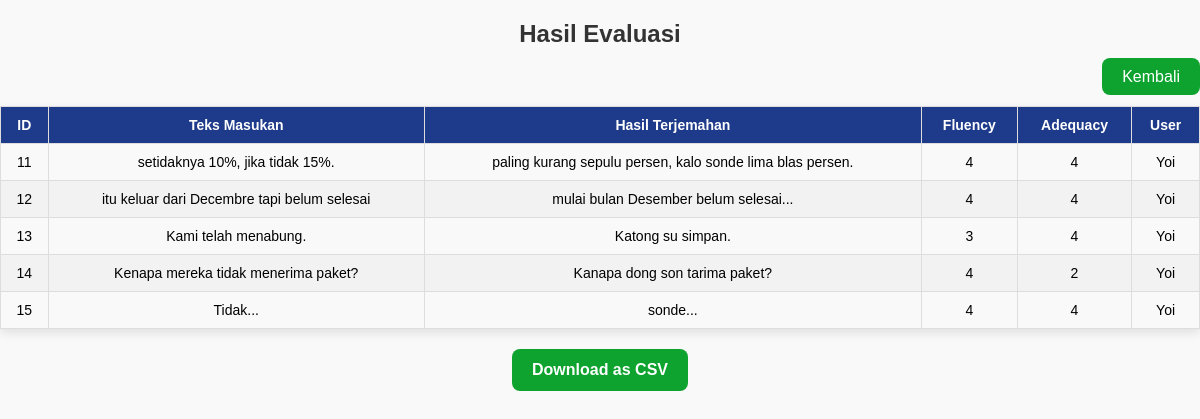
Page /show_results (signed in) on the committed database.
### models.py (models this page shows, shortened)
class TranslationAnnotation(db.Model):
    id = db.Column(db.Integer, primary_key=True)
    input_text = db.Column(db.String(500), nullable=False)
    translation_text = db.Column(db.String(500), nullable=False)
    fluency = db.Column(db.Integer, nullable=False)
    adequacy = db.Column(db.Integer, nullable=False)
    user_id = db.Column(db.Integer, db.ForeignKey('user.id'), nullable=False)  # Foreign key ke tabel User
    completed = db.Column(db.Boolean, default=False)  # Status anotasi
    user = db.relationship('User', backref='annotations')  # Relasi dengan User

class User(db.Model):
    id = db.Column(db.Integer, primary_key=True, autoincrement=True)
    login = db.Column(db.String(100), nullable=False)
    password = db.Column(db.String(30), nullable=False)
    lastjob = db.Column(db.String(100), nullable=False)
    alamat = db.Column(db.String(100), nullable=False)
    nama = db.Column(db.String(100), nullable=False)
    password_hash = db.Column(db.String(200), nullable=False)
    role = db.Column(db.String(20), default='user')  # Tambahkan kolom role

### app.py (the view)
@app.route('/show_results')
def show_results():
    user_id = session.get('user_id')
    if not user_id:
        return redirect(url_for('login'))
    annotations = TranslationAnnotation.query.filter_by(user_id=user_id).all()
    return render_template('results.html', annotations=annotations)

### app.py (called while the page is built)
@app.context_processor
def utility_processor():
    def find_next_unannotated_index(user_id):
        if not user_id:
            return None  # Kembalikan None jika user_id tidak ada
        for i in range(len(data['inputs'])):
            annotated = TranslationAnnotation.query.filter_by(
                input_text=data['inputs'][i],
                translation_text=data['predictions'][i],
                user_id=user_id,
                completed=True
            ).first()
            if not annotated:
                return i  # Kembalikan indeks data yang belum dianotasi
        return None  # Kembalikan None jika semua data sudah dianotasi
    return dict(find_next_unannotated_index=find_next_unannotated_index)

def is_admin():
    if 'user_id' in session:
        user = User.query.get(session['user_id'])
        return user and user.role == 'admin'
    return False

@app.context_processor
def inject_functions():
    return dict(is_admin=is_admin)

### templates/results.html (shortened to what this page needs)
<!DOCTYPE html>
<html lang="en">
<head>
    <link rel="stylesheet" href="/static/css/style.css">
</head>
<body>
    <h1>Hasil Evaluasi</h1>
    <div class="back-to-index">
        <a href="{{ url_for('index') }}" class="back-button">Kembali</a>
    </div>
    <table>
        <thead>
            <tr>
                <th>ID</th>
                <th>Teks Masukan</th>
                <th>Hasil Terjemahan</th>
                <th>Fluency</th>
                <th>Adequacy</th>
                <th>User</th>
            </tr>
        </thead>
        <tbody>
            {% for annotation in annotations %}
            <tr>
                <td>{{ annotation.id }}</td>
                <td>{{ annotation.input_text }}</td>
                <td>{{ annotation.translation_text }}</td>
                <td>{{ annotation.fluency }}</td>
                <td>{{ annotation.adequacy }}</td>
                <td>{{ annotation.user.nama }}</td>
            </tr>
            {% endfor %}
        </tbody>
    </table>
    <div style="text-align: center; margin-top: 20px;">
        <a href="{{ url_for('download_csv') }}" class="btn-download">Download as CSV</a>
    </div>
</body>
</html>

### static/css/style.css (style rules this page uses)
body { font-family: Arial, sans-serif; margin: 0; padding: 0; background-color: #f9f9f9; }
a { text-decoration: none; color: inherit; transition: 0.2s; }
h1 { text-align: center; color: #333; margin-top: 20px; }
h1 { text-align: center; margin-top: 20px; }
table { width: 90%; margin: 20px auto; border-collapse: collapse; }
table, th, td { border: 1px solid #ddd; }
th, td { padding: 10px; text-align: center; }
th { background-color: #1E3A8A; color: white; }
.btn-download { display: inline-block; padding: 10px 20px; background-color: #22C55E; color: white; text-decoration: none; border-radius: 5px; font-size: 16px; font-weight: bold; transition: background-color 0.3s ease, transform 0.2s ease; }
.back-to-index { margin-top: 20px; text-align: right; }
.back-button { padding: 10px 20px; background-color: #4CAF50; color: white; text-decoration: none; border-radius: 5px; font-size: 16px; }
h1 { text-align: center; margin: 20px 0; font-size: 24px; color: #333; }
.back-to-index { margin: 10px 0 20px; text-align: right; }
.back-button { text-decoration: none; padding: 10px 20px; color: #ffffff; background-color: #0ea32e; border-radius: 8px; transition: background 0.3s ease, transform 0.2s ease; }
table { width: 100%; border-collapse: collapse; box-shadow: 0px 4px 10px rgba(0, 0, 0, 0.1); }
th, td { padding: 10px; text-align: center; font-size: 14px; }
tbody tr:nth-child(even) { background-color: #f2f2f2; }
.btn-download { display: inline-block; text-decoration: none; padding: 12px 20px; color: #ffffff; background-color: #0ea32e; border-radius: 8px; transition: background 0.3s ease, transform 0.2s ease; }

### rows in the picture
TranslationAnnotation: id "11", input_text "setidaknya 10%, jika tidak 15%.", translation_text "paling kurang sepulu persen, kalo sonde lima blas persen.", fluency "4", adequacy "4", user.nama "Yoi"
TranslationAnnotation: id "12", input_text "itu keluar dari Decembre tapi belum selesai", translation_text "mulai bulan Desember belum selesai...", fluency "4", adequacy "4", user.nama "Yoi"
TranslationAnnotation: id "13", input_text "Kami telah menabung.", translation_text "Katong su simpan.", fluency "3", adequacy "4", user.nama "Yoi"
TranslationAnnotation: id "14", input_text "Kenapa mereka tidak menerima paket?", translation_text "Kanapa dong son tarima paket?", fluency "4", adequacy "2", user.nama "Yoi"
TranslationAnnotation: id "15", input_text "Tidak...", translation_text "sonde...", fluency "4", adequacy "4", user.nama "Yoi"
